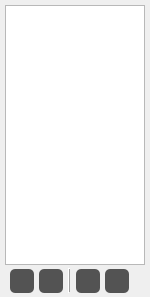
<?xml version="1.0" encoding="UTF-8"?>
<ui version="4.0">
 <class>SceneWidget</class>
 <widget class="QWidget" name="SceneWidget">
  <property name="geometry">
   <rect>
    <x>0</x>
    <y>0</y>
    <width>150</width>
    <height>297</height>
   </rect>
  </property>
  <property name="minimumSize">
   <size>
    <width>150</width>
    <height>0</height>
   </size>
  </property>
  <property name="windowTitle">
   <string>Form</string>
  </property>
  <property name="styleSheet">
   <string notr="true">

QPushButton {
    background-color: #535353;
    border: 0px;
    border-radius: 5px;
    color:white;
}

QPushButton:disabled {
    background-color: #424242;
    border: 0px;
    border-radius: 5px;
    color: #7C7C7C;
}

QPushButton:hover {
    background-color: #9B9B9B;
    border: 0px;
    border-radius: 5px;
}

QPushButton#addButton {
    background-image: url(:/Main/add);
}

QPushButton#removeButton {
    background-image: url(:/Main/remove);
}

QPushButton#moveUpButton {
    background-image: url(:/Main/move-up);
}

QPushButton#moveDownButton {
    background-image: url(:/Main/move-down);
}</string>
  </property>
  <layout class="QVBoxLayout" name="verticalLayout">
   <property name="spacing">
    <number>0</number>
   </property>
   <property name="leftMargin">
    <number>5</number>
   </property>
   <property name="topMargin">
    <number>5</number>
   </property>
   <property name="rightMargin">
    <number>5</number>
   </property>
   <property name="bottomMargin">
    <number>0</number>
   </property>
   <item>
    <widget class="QListWidget" name="listWidget"/>
   </item>
   <item>
    <widget class="QWidget" name="buttonWidget" native="true">
     <property name="minimumSize">
      <size>
       <width>0</width>
       <height>32</height>
      </size>
     </property>
     <property name="maximumSize">
      <size>
       <width>16777215</width>
       <height>32</height>
      </size>
     </property>
     <layout class="QHBoxLayout" name="horizontalLayout">
      <property name="spacing">
       <number>5</number>
      </property>
      <property name="leftMargin">
       <number>5</number>
      </property>
      <property name="topMargin">
       <number>0</number>
      </property>
      <property name="rightMargin">
       <number>3</number>
      </property>
      <property name="bottomMargin">
       <number>0</number>
      </property>
      <item>
       <widget class="QPushButton" name="addButton">
        <property name="minimumSize">
         <size>
          <width>24</width>
          <height>24</height>
         </size>
        </property>
        <property name="maximumSize">
         <size>
          <width>24</width>
          <height>24</height>
         </size>
        </property>
        <property name="text">
         <string/>
        </property>
       </widget>
      </item>
      <item>
       <widget class="QPushButton" name="removeButton">
        <property name="minimumSize">
         <size>
          <width>24</width>
          <height>24</height>
         </size>
        </property>
        <property name="maximumSize">
         <size>
          <width>24</width>
          <height>24</height>
         </size>
        </property>
        <property name="text">
         <string/>
        </property>
       </widget>
      </item>
      <item>
       <widget class="Line" name="line">
        <property name="minimumSize">
         <size>
          <width>0</width>
          <height>25</height>
         </size>
        </property>
        <property name="maximumSize">
         <size>
          <width>16777215</width>
          <height>25</height>
         </size>
        </property>
        <property name="frameShadow">
         <enum>QFrame::Raised</enum>
        </property>
        <property name="lineWidth">
         <number>1</number>
        </property>
        <property name="orientation">
         <enum>Qt::Vertical</enum>
        </property>
       </widget>
      </item>
      <item>
       <widget class="QPushButton" name="moveUpButton">
        <property name="minimumSize">
         <size>
          <width>24</width>
          <height>24</height>
         </size>
        </property>
        <property name="maximumSize">
         <size>
          <width>24</width>
          <height>24</height>
         </size>
        </property>
        <property name="text">
         <string/>
        </property>
       </widget>
      </item>
      <item>
       <widget class="QPushButton" name="moveDownButton">
        <property name="minimumSize">
         <size>
          <width>24</width>
          <height>24</height>
         </size>
        </property>
        <property name="maximumSize">
         <size>
          <width>24</width>
          <height>24</height>
         </size>
        </property>
        <property name="text">
         <string/>
        </property>
       </widget>
      </item>
      <item>
       <spacer name="horizontalSpacer">
        <property name="orientation">
         <enum>Qt::Horizontal</enum>
        </property>
        <property name="sizeHint" stdset="0">
         <size>
          <width>40</width>
          <height>20</height>
         </size>
        </property>
       </spacer>
      </item>
     </layout>
    </widget>
   </item>
  </layout>
 </widget>
 <resources>
  <include location="../../Raina.qrc"/>
 </resources>
 <connections/>
</ui>
